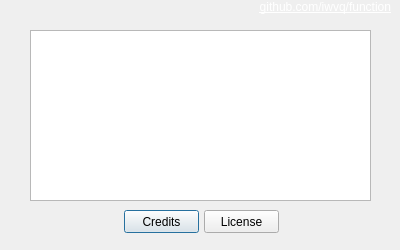
<?xml version="1.0" encoding="UTF-8"?>
<ui version="4.0">
 <class>AboutDialog</class>
 <widget class="QDialog" name="AboutDialog">
  <property name="geometry">
   <rect>
    <x>0</x>
    <y>0</y>
    <width>400</width>
    <height>250</height>
   </rect>
  </property>
  <property name="mouseTracking">
   <bool>true</bool>
  </property>
  <property name="windowTitle">
   <string>About</string>
  </property>
  <property name="styleSheet">
   <string notr="true">AboutDialog{
background-image: url(:/img/function.png);
}</string>
  </property>
  <widget class="QPushButton" name="pushButtonCredits">
   <property name="geometry">
    <rect>
     <x>124</x>
     <y>210</y>
     <width>75</width>
     <height>23</height>
    </rect>
   </property>
   <property name="text">
    <string>Credits</string>
   </property>
   <property name="checkable">
    <bool>true</bool>
   </property>
   <property name="autoExclusive">
    <bool>true</bool>
   </property>
  </widget>
  <widget class="QLabel" name="label_6">
   <property name="geometry">
    <rect>
     <x>0</x>
     <y>0</y>
     <width>391</width>
     <height>15</height>
    </rect>
   </property>
   <property name="minimumSize">
    <size>
     <width>0</width>
     <height>15</height>
    </size>
   </property>
   <property name="maximumSize">
    <size>
     <width>16777215</width>
     <height>15</height>
    </size>
   </property>
   <property name="text">
    <string>&lt;html&gt;&lt;head/&gt;&lt;body&gt;&lt;p&gt;&lt;a href=&quot;https://github.com/iwvq/cellullar&quot;&gt;&lt;span style=&quot; text-decoration: underline; color:#ffffff;&quot;&gt;github.com/iwvq/function&lt;/span&gt;&lt;/a&gt;&lt;/p&gt;&lt;/body&gt;&lt;/html&gt;</string>
   </property>
   <property name="textFormat">
    <enum>Qt::RichText</enum>
   </property>
   <property name="alignment">
    <set>Qt::AlignRight|Qt::AlignTrailing|Qt::AlignVCenter</set>
   </property>
   <property name="openExternalLinks">
    <bool>true</bool>
   </property>
  </widget>
  <widget class="QTextEdit" name="textEdit">
   <property name="geometry">
    <rect>
     <x>30</x>
     <y>30</y>
     <width>341</width>
     <height>171</height>
    </rect>
   </property>
   <property name="lineWrapMode">
    <enum>QTextEdit::WidgetWidth</enum>
   </property>
   <property name="readOnly">
    <bool>true</bool>
   </property>
   <property name="html">
    <string>&lt;!DOCTYPE HTML PUBLIC &quot;-//W3C//DTD HTML 4.0//EN&quot; &quot;http://www.w3.org/TR/REC-html40/strict.dtd&quot;&gt;
&lt;html&gt;&lt;head&gt;&lt;meta name=&quot;qrichtext&quot; content=&quot;1&quot; /&gt;&lt;meta charset=&quot;utf-8&quot; /&gt;&lt;style type=&quot;text/css&quot;&gt;
p, li { white-space: pre-wrap; }
hr { height: 1px; border-width: 0; }
li.unchecked::marker { content: &quot;\2610&quot;; }
li.checked::marker { content: &quot;\2612&quot;; }
&lt;/style&gt;&lt;/head&gt;&lt;body style=&quot; font-family:'Segoe UI'; font-size:9pt; font-weight:400; font-style:normal;&quot;&gt;
&lt;p style=&quot;-qt-paragraph-type:empty; margin-top:12px; margin-bottom:12px; margin-left:0px; margin-right:0px; -qt-block-indent:0; text-indent:0px;&quot;&gt;&lt;br /&gt;&lt;/p&gt;&lt;/body&gt;&lt;/html&gt;</string>
   </property>
   <property name="textInteractionFlags">
    <set>Qt::LinksAccessibleByMouse|Qt::TextSelectableByMouse</set>
   </property>
  </widget>
  <widget class="QPushButton" name="pushButtonLicense">
   <property name="geometry">
    <rect>
     <x>204</x>
     <y>210</y>
     <width>75</width>
     <height>23</height>
    </rect>
   </property>
   <property name="text">
    <string>License</string>
   </property>
   <property name="checkable">
    <bool>true</bool>
   </property>
   <property name="autoExclusive">
    <bool>true</bool>
   </property>
  </widget>
  <widget class="QWidget" name="widget" native="true">
   <property name="geometry">
    <rect>
     <x>47</x>
     <y>110</y>
     <width>311</width>
     <height>71</height>
    </rect>
   </property>
   <property name="styleSheet">
    <string notr="true">Color:white;</string>
   </property>
   <layout class="QVBoxLayout" name="verticalLayout">
    <property name="spacing">
     <number>0</number>
    </property>
    <property name="leftMargin">
     <number>0</number>
    </property>
    <property name="topMargin">
     <number>9</number>
    </property>
    <property name="rightMargin">
     <number>0</number>
    </property>
    <property name="bottomMargin">
     <number>4</number>
    </property>
    <item>
     <widget class="QLabel" name="labelTitle">
      <property name="font">
       <font>
        <pointsize>10</pointsize>
        <bold>true</bold>
       </font>
      </property>
      <property name="styleSheet">
       <string notr="true">color:#f0f0f0;</string>
      </property>
      <property name="text">
       <string>Function v0.5</string>
      </property>
      <property name="alignment">
       <set>Qt::AlignCenter</set>
      </property>
     </widget>
    </item>
    <item>
     <widget class="QLabel" name="labelBuildOn">
      <property name="styleSheet">
       <string notr="true"/>
      </property>
      <property name="text">
       <string>-</string>
      </property>
      <property name="alignment">
       <set>Qt::AlignCenter</set>
      </property>
     </widget>
    </item>
    <item>
     <widget class="QLabel" name="labelCopying">
      <property name="sizePolicy">
       <sizepolicy hsizetype="Preferred" vsizetype="Minimum">
        <horstretch>0</horstretch>
        <verstretch>0</verstretch>
       </sizepolicy>
      </property>
      <property name="text">
       <string>-</string>
      </property>
      <property name="alignment">
       <set>Qt::AlignCenter</set>
      </property>
     </widget>
    </item>
   </layout>
  </widget>
  <zorder>pushButtonLicense</zorder>
  <zorder>widget</zorder>
  <zorder>label_6</zorder>
  <zorder>pushButtonCredits</zorder>
  <zorder>textEdit</zorder>
 </widget>
 <resources/>
 <connections/>
</ui>
